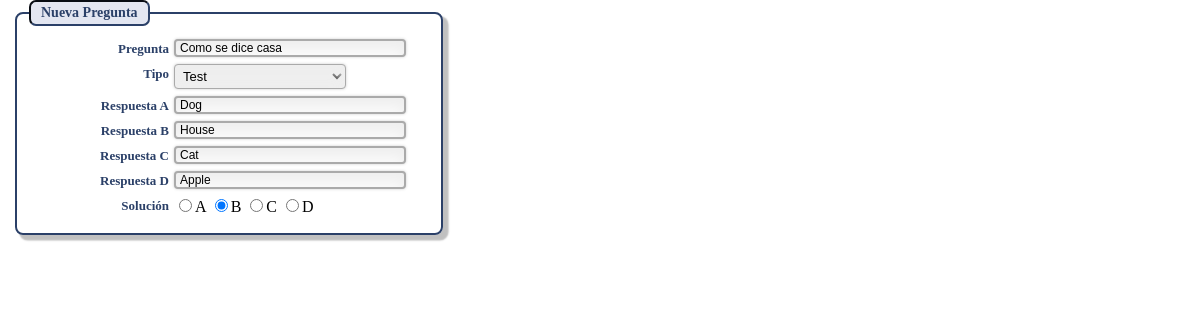
The page /editar_pregunta_examen.php?id=1&id_examen=1&opcion=ver (signed in) on the database its author committed.
### tables this page shows
CREATE TABLE `preguntas_examen` (
  `id` int(11) NOT NULL AUTO_INCREMENT,
  `id_examen` int(11) DEFAULT NULL,
  `tipo` varchar(255) DEFAULT NULL,
  `pregunta` text,
  `respuesta1` text,
  `respuesta2` text,
  `respuesta3` text,
  `respuesta4` text,
  `solucion` text,
  `activo` int(11) DEFAULT NULL,
  PRIMARY KEY (`id`)
);

### modelos/clsDatos.php (called while the page is built, shortened)
<?php
class clsDatos{
public $conexion;
public function __construct(){
    $servidor="localhost";
    $usuario="root";
	$pass="";
    $base="tfg";
    $this->conexion=mysqli_connect($servidor,$usuario,$pass,$base);
    if ($this->conexion) {
      	mysqli_select_db($this->conexion,$base);
    } else {
      	mysql_error();
	}
}
public function filtro($sql){
	$resultado = mysqli_query($this->conexion,$sql) or die(mysql_error());
	return mysqli_fetch_assoc($resultado);
}
}
?>

### modelos/clsPreguntasExamen.php (called while the page is built, shortened)
<?php
include_once("clsDatos.php");
class clsPreguntasExamen{
public function getPreguntaById($id_pregunta){
	$objDatos = new clsDatos();
	$sql= "SELECT * FROM preguntas_examen WHERE id='$id_pregunta'";
	$res = $objDatos->filtro($sql);
	return $res;
}
}
?>

### editar_pregunta_examen.php (the view, shortened to what this page needs)
<?php
function getRequest() {
		$dict=$_GET;
		return $dict;
	}
$dict = getRequest();
?>
<link rel="stylesheet" type="text/css" href="css/estilos.css" media="screen" />
<link rel="stylesheet" href="css/formulario.css" type="text/css" media="screen"/>
	<?php
		$pregunta = new ClsPreguntasExamen();
		$pregunta = $pregunta->getPreguntaById($dict['id']);
	?>
	<form name="formulario" method="post" action="do.php" enctype="multipart/form-data">
		<fieldset class="bloqueSombra bloqueRedondo">
				<legend class="bloqueRedondo">Nueva Pregunta</legend>
					<div class="bloque_campoForumulario">
						<label for="pregunta">Pregunta</label>
						<input type="text" name="pregunta" id="pregunta" class="input input_tamanhoNormal" tabindex="1" value="<?php echo $pregunta['pregunta']?>"/>
					</div>
					<div class="bloque_campoForumulario">
						<label for="tipo">Tipo</label>
						<select name="tipo" class="select_tamanhoMediano" onchange="ocultar()">
							<option value="Test" <?php if($pregunta['tipo']=="Test"){?>selected<?php }?>>Test</option>
						</select>
					</div>
					<div id="tipo_test" <?php if($pregunta['tipo']=="Desarrollo"){?>style="display:none"<?php }?>>
						<div class="bloque_campoForumulario">
							<label for="respuesta1">Respuesta A </label>
							<input type="text" name="respuesta1" id="respuesta1" class="input input_tamanhoNormal" tabindex="2" value="<?php echo $pregunta['respuesta1']?>"/>
						</div>
						<div class="bloque_campoForumulario">
							<label for="respuesta2">Respuesta B </label>
							<input type="text" name="respuesta2" id="respuesta2" class="input input_tamanhoNormal" tabindex="3" value="<?php echo $pregunta['respuesta2']?>"/>
						</div>
						<div class="bloque_campoForumulario">
							<label for="respuesta3">Respuesta C </label>
							<input type="text" name="respuesta3" id="respuesta3" class="input input_tamanhoNormal" tabindex="4" value="<?php echo $pregunta['respuesta3']?>"/>
						</div>
						<div class="bloque_campoForumulario">
							<label for="respuesta4">Respuesta D </label>
							<input type="text" name="respuesta4" id="respuesta4" class="input input_tamanhoNormal" tabindex="5" value="<?php echo $pregunta['respuesta4']?>"/>
						</div>
						<div class="bloque_campoForumulario">
							<label for="solucion">Soluci&oacute;n </label>
							<input type="radio" name="solucion" value="a" <?php if($pregunta['solucion']=="a"){?>checked<?php }?>>A
							<input type="radio" name="solucion" value="b" <?php if($pregunta['solucion']=="b"){?>checked<?php }?>>B
							<input type="radio" name="solucion" value="c" <?php if($pregunta['solucion']=="c"){?>checked<?php }?>>C
							<input type="radio" name="solucion" value="d" <?php if($pregunta['solucion']=="d"){?>checked<?php }?>>D
						</div>
					</div>
		</fieldset>
	</form>

### css/estilos.css (style rules this page uses)
.bloqueSombra { box-shadow: 0.3em 0.3em 0.1em 0.05em silver; -webkit-box-shadow: 0.3em 0.3em 0.1em 0.05em silver; -moz-box-shadow: 0.3 0.3em 0.1em 0.05em silver; -o-box-shadow: 0.3 0.3em 0.1em 0.05em silver; }
.bloqueRedondo { border-radius: 0.5em; -moz-border-radius: 0.5em; -webkit-border-radius: 0.5em; khtml-border-radius: 0.5em; }

### css/formulario.css (style rules this page uses)
form { font-family:Georgia, "Times New Roman", serif; }
label { width: 35%; font-size:13px; float: left; text-align: right; padding:2px 5px 2px 0px; color:#2B4068; font-weight: bold; }
input[type="text"], input[type="password"],textarea { height:18px; font-size:12px; padding:2px 4px; box-shadow: 0px 0px 3px #ccc, 0 10px 15px #eee inset; border-radius:4px; border:2px solid #aaa; }
.input { border:2px solid #aaa; }
select { height:25px; width:63%; font-size:13px; padding:2px 4px; border:1px solid #aaa; box-shadow: 0px 0px 3px #ccc, 0 10px 15px #eee inset; border-radius:4px; }
.bloque_campoForumulario { margin:7px 0 7px 0; }
.input_tamanhoNormal { width:58%; }
.select_tamanhoMediano { width:43%; }
fieldset { float:left; width:400px; margin-left:15px; border:2px solid #2B4068; }
legend { text-align: left; padding: 3px 10px 3px 10px; border:2px inset #2B4068; background-color: #e3e6f1; color:#2B4068; font-weight: bold; font-size: 14px; }

### rows shown on the page
preguntas_examen: pregunta "Como se dice casa", tipo "Test", respuesta1 "Dog", respuesta2 "House", respuesta3 "Cat", respuesta4 "Apple", solucion "☑"
